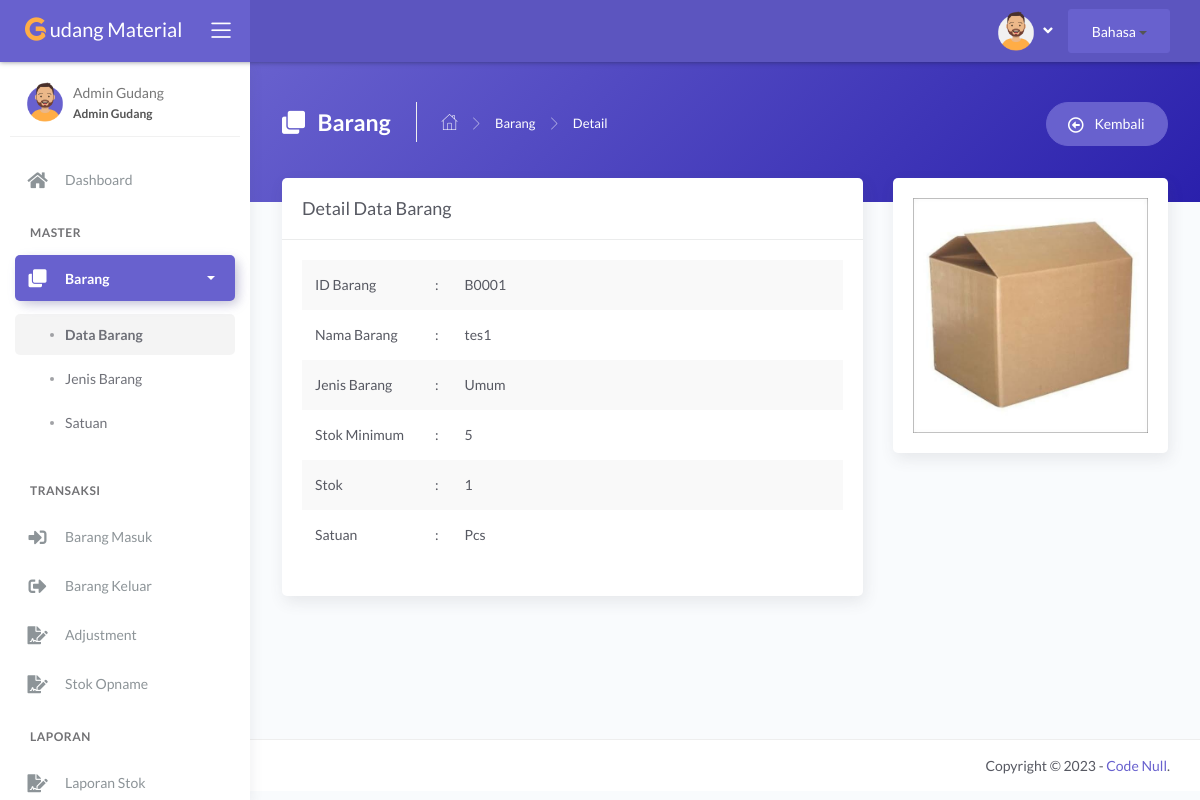
/main.php?module=tampil_detail_barang&id=B0001 (signed in), run on the app's committed database.
### tables this page shows
CREATE TABLE `tbl_barang` (
  `id_barang` varchar(5) NOT NULL,
  `nama_barang` varchar(100) NOT NULL,
  `jenis` int NOT NULL,
  `stok_minimum` int NOT NULL,
  `stok` int NOT NULL DEFAULT '0',
  `satuan` int NOT NULL,
  `foto` varchar(255) DEFAULT NULL,
  `tanggale` date DEFAULT NULL,
  `keterangan` varchar(255) DEFAULT NULL
);

CREATE TABLE `tbl_jenis` (
  `id_jenis` int NOT NULL,
  `nama_jenis` varchar(50) NOT NULL
);

CREATE TABLE `tbl_satuan` (
  `id_satuan` int NOT NULL,
  `nama_satuan` varchar(30) NOT NULL
);

### modules/barang/tampil_detail.php (the view)
<?php
if (basename($_SERVER['PHP_SELF']) === basename(__FILE__)) {
  header('location: 404.html');
}
else {
  if (isset($_GET['id'])) {
    $id_barang = $_GET['id'];
    $query = mysqli_query($mysqli, "SELECT a.id_barang, a.nama_barang, a.jenis, a.stok_minimum, a.stok, a.satuan, a.foto, b.nama_jenis, c.nama_satuan
                                    FROM tbl_barang as a INNER JOIN tbl_jenis as b INNER JOIN tbl_satuan as c
                                    ON a.jenis=b.id_jenis AND a.satuan=c.id_satuan
                                    WHERE a.id_barang='$id_barang'")
                                    or die('Ada kesalahan pada query tampil data : ' . mysqli_error($mysqli));
    $data = mysqli_fetch_assoc($query);
  }
?>
  <div class="panel-header bg-secondary-gradient">
    <div class="page-inner py-45">
      <div class="d-flex align-items-left align-items-md-top flex-column flex-md-row">
        <div class="page-header text-white">
          <h4 class="page-title text-white"><i class="fas fa-clone mr-2"></i> Barang</h4>
          <ul class="breadcrumbs">
            <li class="nav-home"><a href="?module=dashboard"><i class="flaticon-home text-white"></i></a></li>
            <li class="separator"><i class="flaticon-right-arrow"></i></li>
            <li class="nav-item"><a href="?module=barang" class="text-white">Barang</a></li>
            <li class="separator"><i class="flaticon-right-arrow"></i></li>
            <li class="nav-item"><a>Detail</a></li>
          </ul>
        </div>
        <div class="ml-md-auto py-2 py-md-0">
          <a href="?module=barang" class="btn btn-secondary btn-round">
            <span class="btn-label"><i class="far fa-arrow-alt-circle-left mr-2"></i></span> Kembali
          </a>
        </div>
      </div>
    </div>
  </div>
  <div class="page-inner mt--5">
    <div class="row">
      <div class="col-md-8">
        <div class="card">
          <div class="card-header">
            <div class="card-title">Detail Data Barang</div>
          </div>
          <div class="card-body">
            <table class="table table-striped">
              <tr>
                <td width="120">ID Barang</td>
                <td width="10">:</td>
                <td><?php echo $data['id_barang']; ?></td>
              </tr>
              <tr>
                <td>Nama Barang</td>
                <td>:</td>
                <td><?php echo $data['nama_barang']; ?></td>
              </tr>
              <tr>
                <td>Jenis Barang</td>
                <td>:</td>
                <td><?php echo $data['nama_jenis']; ?></td>
              </tr>
              <tr>
                <td>Stok Minimum</td>
                <td>:</td>
                <td><?php echo $data['stok_minimum']; ?></td>
              </tr>
              <tr>
                <td>Stok</td>
                <td>:</td>
                <td><?php echo $data['stok']; ?></td>
              </tr>
              <tr>
                <td>Satuan</td>
                <td>:</td>
                <td><?php echo $data['nama_satuan']; ?></td>
              </tr>
            </table>
          </div>
        </div>
      </div>
      <div class="col-md-4">
        <div class="card">
          <div class="card-body text-center">
            <?php
            if (is_null($data['foto'])) { ?>
              <img style="max-height:375px" src="images/no_image.png" class="img-fluid" alt="Foto Barang">
            <?php
            }
            else { ?>
              <img style="max-height:375px" src="images/<?php echo $data['foto']; ?>" class="img-fluid" alt="Foto Barang">
            <?php } ?>
          </div>
        </div>
      </div>
    </div>
  </div>
<?php } ?>

### data on the page
tbl_barang: id_barang "B0001", nama_barang "tes1", tbl_jenis.nama_jenis "Umum", stok_minimum "5", stok "1", tbl_satuan.nama_satuan "Pcs", foto (picture)

### other printed values
$lang "Bahasa"
$_SESSION['nama_user'] "Admin Gudang"
$_SESSION['hak_akses'] "Admin Gudang"
